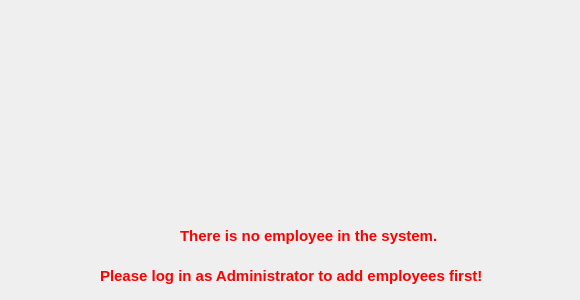
    <widget class="QWidget" name="page_notice">
     <widget class="QLabel" name="label_3">
      <property name="geometry">
       <rect>
        <x>230</x>
        <y>80</y>
        <width>201</width>
        <height>131</height>
       </rect>
      </property>
      <property name="text">
       <string/>
      </property>
      <property name="pixmap">
       <pixmap>../icons/no-employee.png</pixmap>
      </property>
     </widget>
     <widget class="QLabel" name="label">
      <property name="geometry">
       <rect>
        <x>180</x>
        <y>220</y>
        <width>321</width>
        <height>31</height>
       </rect>
      </property>
      <property name="font">
       <font>
        <family>Arial</family>
        <pointsize>11</pointsize>
        <weight>75</weight>
        <bold>true</bold>
       </font>
      </property>
      <property name="styleSheet">
       <string notr="true">QLabel {
	color: red;
}</string>
      </property>
      <property name="text">
       <string>There is no employee in the system.</string>
      </property>
     </widget>
     <widget class="QLabel" name="label_2">
      <property name="geometry">
       <rect>
        <x>100</x>
        <y>260</y>
        <width>471</width>
        <height>31</height>
       </rect>
      </property>
      <property name="font">
       <font>
        <family>Arial</family>
        <pointsize>11</pointsize>
        <weight>75</weight>
        <bold>true</bold>
        <strikeout>false</strikeout>
       </font>
      </property>
      <property name="styleSheet">
       <string notr="true">QLabel {
	color: red;
}</string>
      </property>
      <property name="text">
       <string>Please log in as Administrator to add employees first!</string>
      </property>
     </widget>
    </widget>
